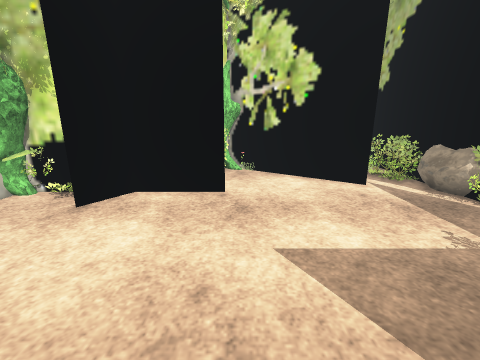
View 1 (above)

17 first-person views from a walk through a 3-D level made in the Unity game engine. The camera is 1.3 m above the floor, tilts 14° down and sees 90° across. The floor is counted in squares, 0.5 m on a side. Each view is taken from the middle of a square. On the plan, view 1 faces up. The plan holds only what a view shows up to about 17 squares ahead; the rest is blank. The place goes on beyond the plan. Some surface patterns are stand-ins.

View 2
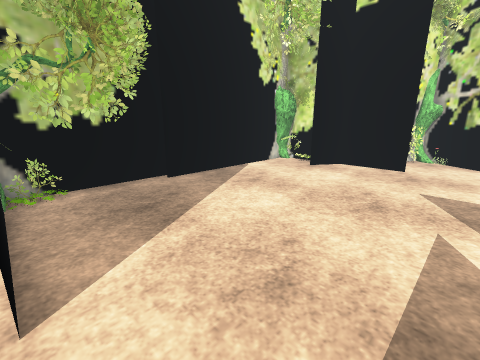

View 3
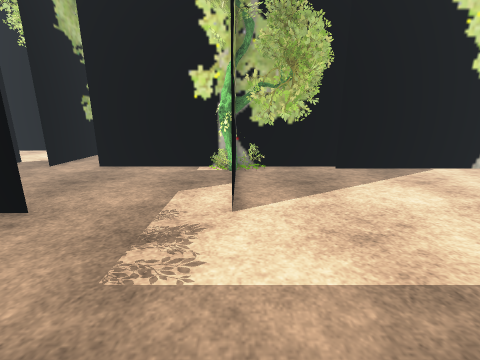

View 4
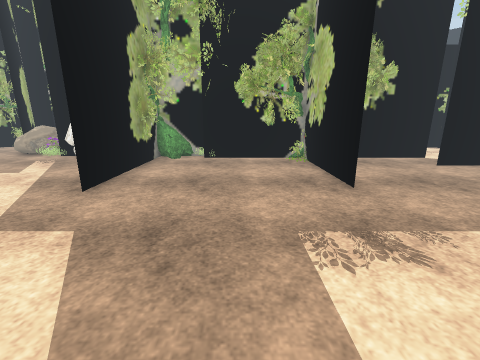

View 5
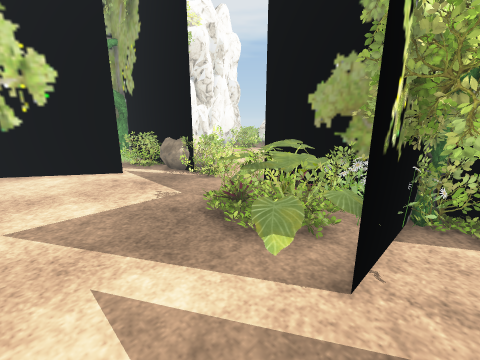

View 6
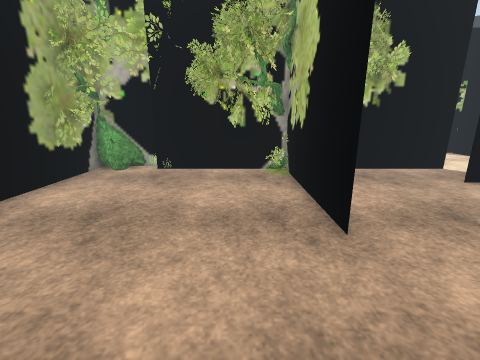

View 7
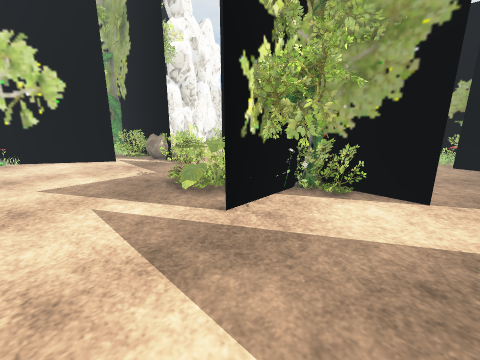

View 8
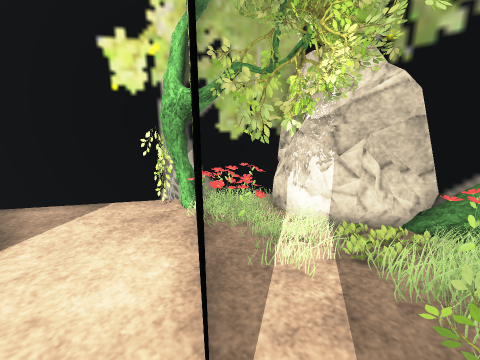

View 9
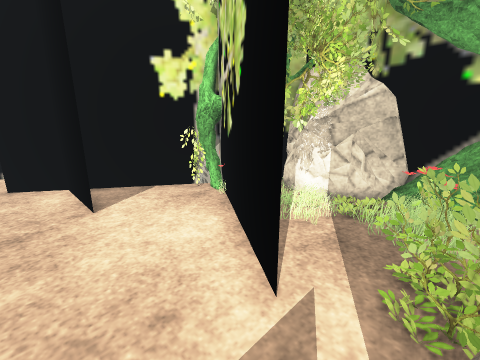

View 10
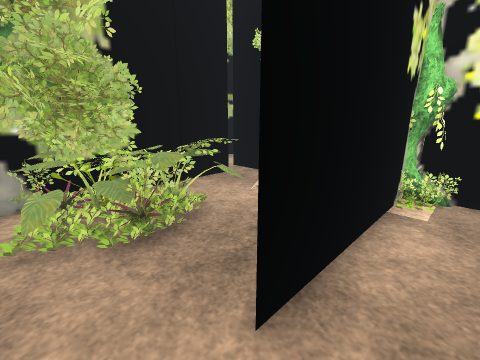

View 11
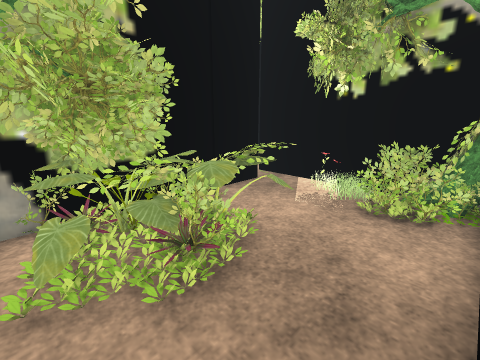

View 12
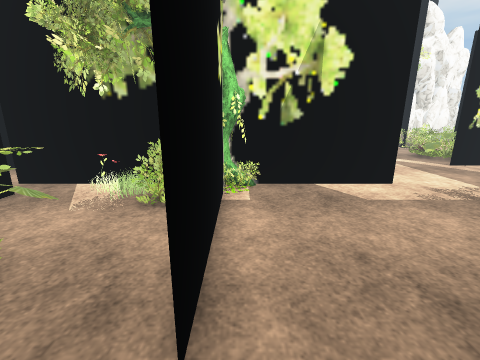

View 13
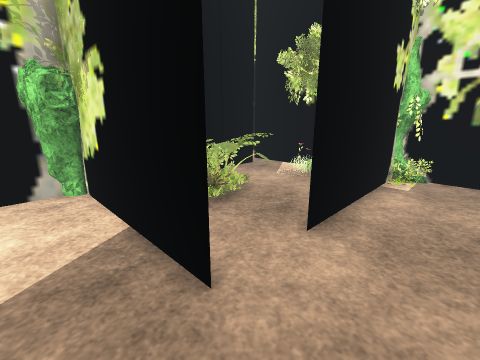

View 14
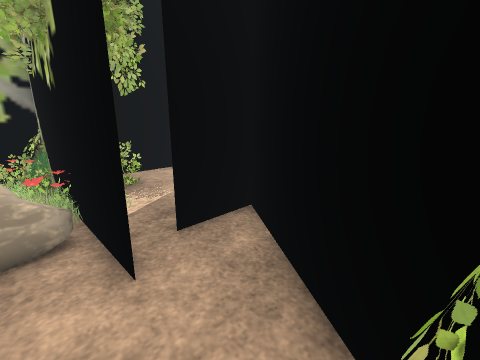

View 15
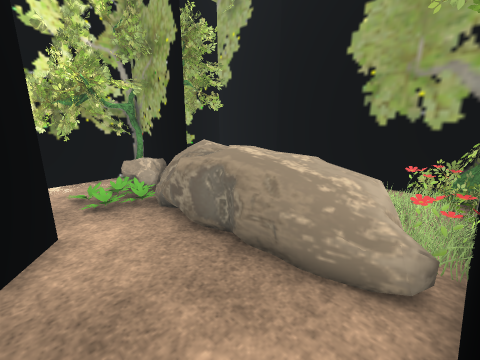

View 16
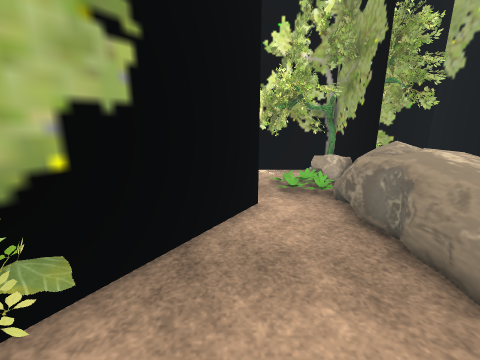

View 17
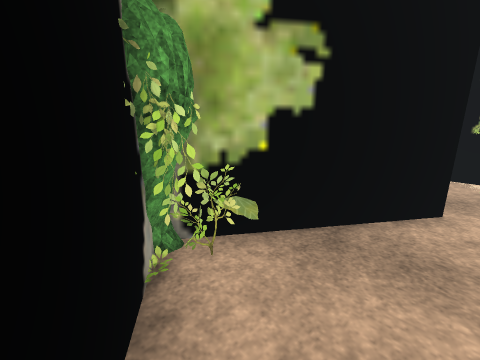

### Floor plan
Key: @ floor where view 1 was taken; . main floor; : floor 0.25 m higher than the main floor; + floor 0.5 m higher than the main floor; / step, stairs or slope; O other object.
Columns run from 23 left of view 1 to 9 right of it. Each row starts with its distance up from view 1.
 16                         OOOOOOO
 15                        OOOOOO.OO
 14                       OOO OOO..O
 13                       OOOO.O...O
 12                      OO.OO....OO
 11                      O....O....O
 10                     O......OO..O
  9                OOO OOOO.......OO
  8                OO:OO..........OOO
  7                O..O.............
  6     OOOOOO OOO O...............//
  5     .OOOOO OO  O.................
  4     .OOOOOOOOO O.................
  3      ...OOO    O............// OO
  2      ...:O     O............OOOOO
  1      ...      OO............OOOOO
  0     O..+      OO.......@...OOOOOO
 -1     O..O      O............OOOOO
 -2    O...O      O.............OOOOO
 -3   O....O      O.O.O.........OOOOO
 -4  OO.....    OOO.OOO..........OOOO
 -5 OO......+OOOOOOOOO..............O
 -6 OOO...OOOOOOOOOOOOOOOO..........O
 -7  OO.......O.OOOO.................
 -8      ..O..O.OOO..................
 -9      O.O......O..................
-10       OO......O..................
-11        OOOOO..O..................
-12        OOOO...O.................O
-13        OOOOO..O......O..........O
-14        OOOOO..O......O..........O
-15        OOOO/.........O..........O
-16        OOOO/.........O.O........O
-17        OOOOOOOO..... O.OOO.....OO
-18        OO........... O.OOO.....OO
-19        O...........   OOO......OO
-20            ..OOOOOO    OOOOOOOOOO

Positions as (right, up) in squares from view 1, and headings:
1: (0, 0), facing up
2: (2, -6), facing up-left
3: (5, -6), facing left
4: (3, -3), facing down
5: (1, -3), facing up-right
6: (1, -7), facing down
7: (0, -7), facing up-right
8: (6, 9), facing up-left
9: (7, 7), facing up-left
10: (-7, -16), facing up-left
11: (-9, -16), facing up-left
12: (-8, -16), facing up
13: (-6, -19), facing up-left
14: (-21, -5), facing down-right
15: (-19, -6), facing up-right
16: (-19, -7), facing up
17: (-18, -8), facing up-left
